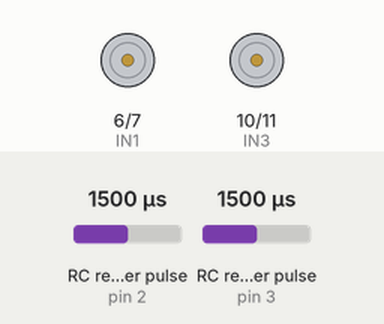
This sketch was run on a simulated Arduino Uno, built with avr-gcc and run on an emulated ATmega328P. Shown: motor-driver pin pairs drawn as motors (green arrow = first pin HIGH = forward, orange = second pin HIGH = backward, longer = more drive, scaled by the enable pin). Wiring (inferred from the names in the program): 2 × RC receiver channel: data pin 2 / data pin 3. The inputs (shaded band) are chosen by the test bench; at power-on: RC receiver pulse (sensors on pin 2, pin 3) 1500 µs.

Above: at 1.2 s.
1.3 s: RC receiver pulse (sensor on pin 2) set to 1482 µs
At 1.6 s:
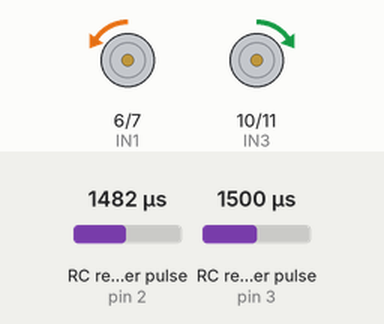
2.8 s: RC receiver pulse (sensor on pin 3) set to 1020 µs
At 3.5 s:
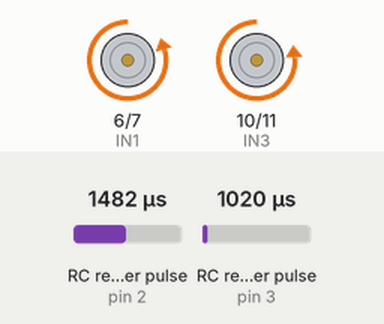
4.3 s: RC receiver pulse (sensor on pin 2) set to 1020 µs
At 5.1 s:
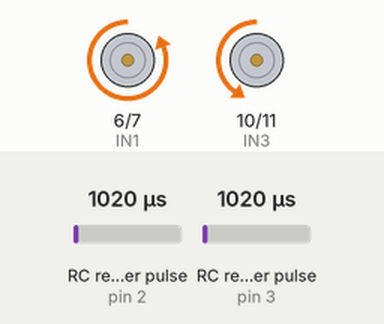
5.8 s: RC receiver pulse (sensor on pin 3) set to 1250 µs
At 7.0 s:
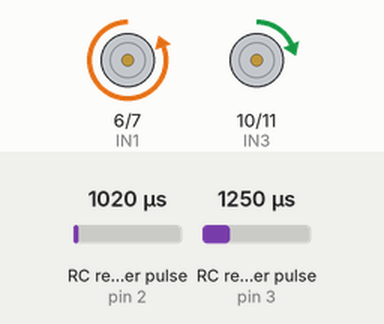
7.3 s: RC receiver pulse (sensor on pin 2) set to 1061 µs
At 8.5 s:
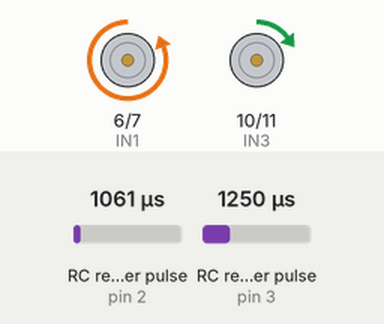
8.8 s: RC receiver pulse (sensor on pin 2) set to 1076 µs
At 9.7 s:
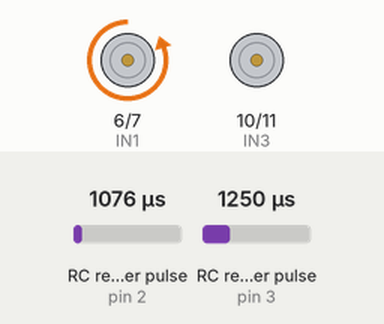
Timing chart, 0 to 11.3 s (numbered marks = the images above; inputs shaded):
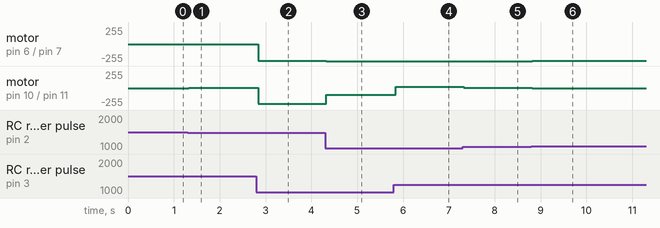

Measured:
- after the input at 1.3 s, motor on pin 6 (IN1) / pin 7 (IN2): stopped → backward 6/255 at once; motor on pin 10 (IN3) / pin 11 (IN4): stopped → forward 6/255 at once
- after the input at 2.8 s, motor on pin 6 (IN1) / pin 7 (IN2): backward 6/255 → backward 251/255 at once; motor on pin 10 (IN3) / pin 11 (IN4): forward 6/255 → backward 239/255 at once
- after the input at 4.3 s, motor on pin 6 (IN1) / pin 7 (IN2): backward 251/255 → backward 255/255 at once; motor on pin 10 (IN3) / pin 11 (IN4): backward 239/255 → backward 101/255 at once
- after the input at 5.8 s, motor on pin 10 (IN3) / pin 11 (IN4): backward 101/255 → forward 17/255 at once
- after the input at 7.3 s, motor on pin 10 (IN3) / pin 11 (IN4): forward 17/255 → forward 5/255 at once
- after the input at 8.8 s, motor on pin 6 (IN1) / pin 7 (IN2): backward 255/255 → backward 254/255 at once; motor on pin 10 (IN3) / pin 11 (IN4): forward 5/255 → stopped at once

The sketch:

wheel.ino
```cpp
/*

Arduino UNO 1

CH1 -> Steering
CH2 -> Throttle

Motor Driver:
IN1 IN2 -> Left Motors
IN3 IN4 -> Right Motors

ENA -> PWM Left
ENB -> PWM Right
*/

#define CH1 2
#define CH2 3

#define ENA 5
#define IN1 6
#define IN2 7

#define ENB 9
#define IN3 10
#define IN4 11

int throttle;
int steering;

void setup()
{
  pinMode(CH1, INPUT);
  pinMode(CH2, INPUT);

  pinMode(ENA, OUTPUT);
  pinMode(IN1, OUTPUT);
  pinMode(IN2, OUTPUT);

  pinMode(ENB, OUTPUT);
  pinMode(IN3, OUTPUT);
  pinMode(IN4, OUTPUT);
}

void loop()
{
  throttle = pulseIn(CH2, HIGH, 25000);
  steering = pulseIn(CH1, HIGH, 25000);

  if(throttle==0 || steering==0) //STop
  {
    stopMotors();
    return;
  }

  int speed = map(throttle,1000,2000,-255,255);
  int turn  = map(steering,1000,2000,-150,150);

  int leftSpeed = speed + turn;
  int rightSpeed = speed - turn;

  leftSpeed = constrain(leftSpeed,-255,255);
  rightSpeed = constrain(rightSpeed,-255,255);

  driveMotor(leftSpeed,rightSpeed);
}

void driveMotor(int left,int right)
{
  // Left
  if(left>=0)
  {
    digitalWrite(IN1,HIGH);
    digitalWrite(IN2,LOW);
    analogWrite(ENA,left);
  }
  else
  {
    digitalWrite(IN1,LOW);
    digitalWrite(IN2,HIGH);
    analogWrite(ENA,-left);
  }

  // Right
  if(right>=0)
  {
    digitalWrite(IN3,HIGH);
    digitalWrite(IN4,LOW);
    analogWrite(ENB,right);
  }
  else
  {
    digitalWrite(IN3,LOW);
    digitalWrite(IN4,HIGH);
    analogWrite(ENB,-right);
  }
}

void stopMotors()
{
  analogWrite(ENA,0);
  analogWrite(ENB,0);
}
```
